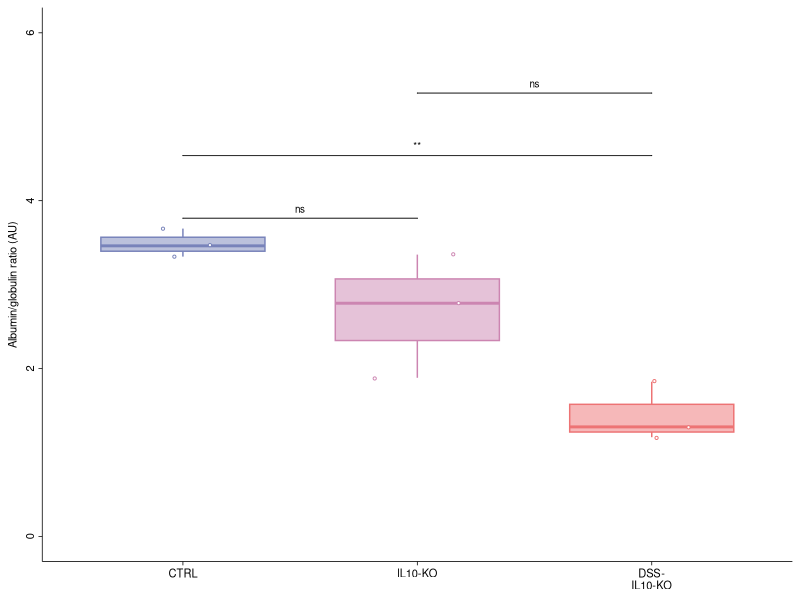

This chart was generated by the following R code:
# ============================================================
# Albumin/Globulin (A/G) Ratio Analysis
# Revised for Diabetologia Journal Submission
# Unpaired t-test throughout - uniform across panel
# One-way ANOVA as overall omnibus test
# Three groups: CTRL, IL10-KO, DSS-IL10-KO
# ============================================================

# 0) Clear workspace and set working directory
rm(list = ls())
# Set the working directory to this script's own folder before running
# (e.g. in RStudio: Session > Set Working Directory > To Source File Location)

# 1) Load required libraries
library(ggplot2)
library(dplyr)
library(readr)
library(tidyr)
library(ggpubr)
library(rstatix)

# 2) Define Diabetologia colour palette
diabetologia_colors <- c(
  "CTRL"        = rgb(120, 131, 186, maxColorValue = 255),
  "IL10-KO"     = rgb(204, 133, 177, maxColorValue = 255),
  "DSS-IL10-KO" = rgb(237, 115, 116, maxColorValue = 255)
)

# 3) Define pairwise comparisons
my_comparisons <- list(
  c("CTRL", "IL10-KO"),
  c("CTRL", "DSS-IL10-KO"),
  c("IL10-KO", "DSS-IL10-KO")
)

# ============================================================
# 4) Import and calculate A/G ratio
# ============================================================
cat("\n=== LOADING BLOOD CHEMISTRY DATA ===\n")
bc_data <- read_csv("Fig_1d_Data_BC.csv")
bc_data <- bc_data %>%
  filter(Replicate %in% c("Rep1", "Rep2", "Rep3")) %>%
  mutate(Value = as.numeric(Value)) %>%
  filter(!is.na(Value))

cat("\n=== CALCULATING ALBUMIN/GLOBULIN RATIO ===\n")

ag_ratio <- bc_data %>%
  filter(Parameter %in% c("ALB", "GLOB")) %>%
  select(Group, Replicate, Parameter, Value) %>%
  pivot_wider(names_from = Parameter, values_from = Value) %>%
  filter(!is.na(ALB) & !is.na(GLOB) & GLOB != 0) %>%
  mutate(AG_Ratio = ALB / GLOB)

ag_ratio$Group <- factor(ag_ratio$Group,
                         levels = c("CTRL", "IL10-KO", "DSS-IL10-KO"))

cat("\nCalculated A/G Ratios:\n")
print(ag_ratio %>% select(Group, Replicate, ALB, GLOB, AG_Ratio))

write.csv(ag_ratio,
          file      = "Fig_1d_Data_AG_Ratio.csv",
          row.names = FALSE)
cat("✓ A/G ratio data exported\n")

cat("\nSample sizes per group:\n")
print(table(ag_ratio$Group))

# ============================================================
# 5) NORMALITY TESTING (informational only)
# ============================================================
cat("\n=== NORMALITY TESTING (Shapiro-Wilk, informational only) ===\n")

normality_results <- data.frame()

for (grp in levels(ag_ratio$Group)) {
  data_subset <- ag_ratio %>%
    filter(Group == grp) %>%
    pull(AG_Ratio)
  
  if (length(data_subset) >= 3) {
    shapiro_result <- shapiro.test(data_subset)
    
    normality_results <- rbind(normality_results, data.frame(
      Group     = grp,
      n         = length(data_subset),
      Shapiro_W = round(shapiro_result$statistic, 4),
      Shapiro_p = round(shapiro_result$p.value, 4),
      Normal    = shapiro_result$p.value > 0.05,
      Test_Used = "Unpaired t-test (uniform across panel)"
    ))
    
    cat(sprintf("%s: W = %.4f, p = %.4f (%s)\n",
                grp,
                shapiro_result$statistic,
                shapiro_result$p.value,
                ifelse(shapiro_result$p.value > 0.05,
                       "Normal", "Non-normal")))
  }
}

write.csv(normality_results,
          file      = "Fig_1d_Normality_Results.csv",
          row.names = FALSE)
cat("\n✓ Normality results exported (informational only)\n")

# ============================================================
# 6) OVERALL TEST - ONE-WAY ANOVA
# ============================================================
cat("\n=== ONE-WAY ANOVA (overall omnibus test) ===\n")

anova_result  <- aov(AG_Ratio ~ Group, data = ag_ratio)
anova_summary <- summary(anova_result)
print(anova_summary)

anova_p <- anova_summary[[1]][["Pr(>F)"]][1]
cat(sprintf("\nF = %.4f, p = %.4f\n",
            anova_summary[[1]][["F value"]][1], anova_p))

if (anova_p < 0.05) {
  cat("Overall ANOVA significant → proceed with pairwise comparisons\n")
} else {
  cat("Overall ANOVA not significant → pairwise tests reported for completeness\n")
}

# ============================================================
# 7) PAIRWISE COMPARISONS - UNPAIRED T-TEST THROUGHOUT
# ============================================================
cat("\n=== PERFORMING PAIRWISE UNPAIRED T-TESTS ===\n")

posthoc_result <- compare_means(
  formula     = AG_Ratio ~ Group,
  data        = ag_ratio,
  method      = "t.test",      # Uniform unpaired t-test throughout
  paired      = FALSE,
  comparisons = my_comparisons
) %>%
  mutate(
    p        = signif(p, 3),
    p.signif = case_when(
      p < 0.001 ~ "***",
      p < 0.01  ~ "**",
      p < 0.05  ~ "*",
      TRUE      ~ "ns"
    ),
    Test_Method = "unpaired t-test"
  ) %>%
  rename(Variable = .y.) %>%
  select(Variable, group1, group2, Test_Method, p, p.signif)

cat("\n=== Pairwise Results (uncorrected, unpaired t-test) ===\n")
print(posthoc_result)

write.csv(posthoc_result,
          file      = "Fig_1d_Statistical_Tests.csv",
          row.names = FALSE)
cat("\n✓ Statistical test results exported to Fig_1d_Statistical_Tests.csv\n")

# ============================================================
# 8) Summary statistics
# ============================================================
summary_stats <- ag_ratio %>%
  group_by(Group) %>%
  summarise(
    n      = n(),
    mean   = round(mean(AG_Ratio, na.rm = TRUE), 2),
    sd     = round(sd(AG_Ratio,   na.rm = TRUE), 2),
    sem    = round(sd(AG_Ratio,   na.rm = TRUE) / sqrt(n()), 2),
    median = round(median(AG_Ratio, na.rm = TRUE), 2),
    min    = round(min(AG_Ratio,  na.rm = TRUE), 2),
    max    = round(max(AG_Ratio,  na.rm = TRUE), 2),
    .groups = "drop"
  ) %>%
  mutate(Mean_SEM = paste0(mean, " ± ", sem))

print(summary_stats)

write.csv(summary_stats,
          file      = "Fig_1d_Summary_AG_Ratio.csv",
          row.names = FALSE)
cat("✓ Summary statistics exported to Fig_1d_Summary_AG_Ratio.csv\n")

# ============================================================
# 9) PLOT - UNPAIRED T-TEST THROUGHOUT (consistent with CSV)
# ============================================================
cat("\n=== GENERATING BOXPLOT ===\n")

x_labels <- c("CTRL", "IL10-KO", "DSS-\nIL10-KO")
names(x_labels) <- c("CTRL", "IL10-KO", "DSS-IL10-KO")

boxplot_ag <- ggboxplot(
  ag_ratio, x = "Group", y = "AG_Ratio",
  color  = "Group", fill = "Group",
  alpha  = 0.5, add = "jitter",
  add.params = list(color = "Group", shape = 21,
                    fill  = "white", size  = 0.75),
  palette       = diabetologia_colors,
  outlier.shape = NA
) +
  lims(y = c(0, 6)) +
  labs(y = "Albumin/globulin ratio (AU)",
       x = "Experimental group") +
  scale_x_discrete(labels = x_labels) +
  theme_classic() +
  theme(
    legend.position  = "none",
    axis.title.y     = element_text(size = 8),
    axis.title.x     = element_blank(),
    axis.text.x      = element_text(size = 8, colour = "black"),
    axis.text.y      = element_text(size = 8, colour = "black",
                                    angle = 90, hjust = 0.5),
    axis.line        = element_line(colour = "black",
                                    linewidth = 0.75 / .pt),
    axis.ticks       = element_line(colour = "black",
                                    linewidth = 0.75 / .pt)
  ) +
  stat_compare_means(
    comparisons   = my_comparisons,
    method        = "t.test",    # Consistent with CSV export
    paired        = FALSE,
    tip.length    = 0.0,
    step.increase = 0.3,
    label         = "p.signif", # Uncorrected p values
    size          = 2.5,
    bracket.size  = 0.3
  )

print(boxplot_ag)

ggsave(filename = "Fig_1d_Boxplot_AG_Ratio.png",
       plot = boxplot_ag,
       scale = 1, width = 5.95, height = 6.0,
       units = "cm", dpi = 600, limitsize = FALSE)

ggsave(filename = "Fig_1d_Boxplot_AG_Ratio.svg",
       plot = boxplot_ag,
       scale = 1, width = 5.95, height = 6.0,
       units = "cm", limitsize = FALSE)

cat("✓ Boxplot saved in PNG and SVG formats\n")

# ============================================================
# 10) Summary
# ============================================================
cat("\n", rep("=", 60), "\n", sep = "")
cat("ANALYSIS COMPLETE\n")
cat(rep("=", 60), "\n", sep = "")
cat("\nGenerated files:\n")
cat(" 1. Fig_1d_Normality_Results.csv  (informational only)\n")
cat(" 2. Fig_1d_Statistical_Tests.csv  (unpaired t-test, uncorrected p)\n")
cat(" 3. Fig_1d_Boxplot_AG_Ratio.png   (600 dpi)\n")
cat(" 4. Fig_1d_Boxplot_AG_Ratio.svg   (vector format)\n")
cat(" 5. Fig_1d_Data_AG_Ratio.csv      (calculated ratios)\n")
cat(" 6. Fig_1d_Summary_AG_Ratio.csv   (descriptive statistics)\n")
cat("\nStatistical approach:\n")
cat(" - Overall test: one-way ANOVA (omnibus)\n")
cat(" - Pairwise: unpaired t-test throughout (uniform across panel)\n")
cat(" - Uncorrected p values reported\n")
cat(" - Normality tests retained for transparency (informational)\n")
cat(rep("=", 60), "\n", sep = "")
